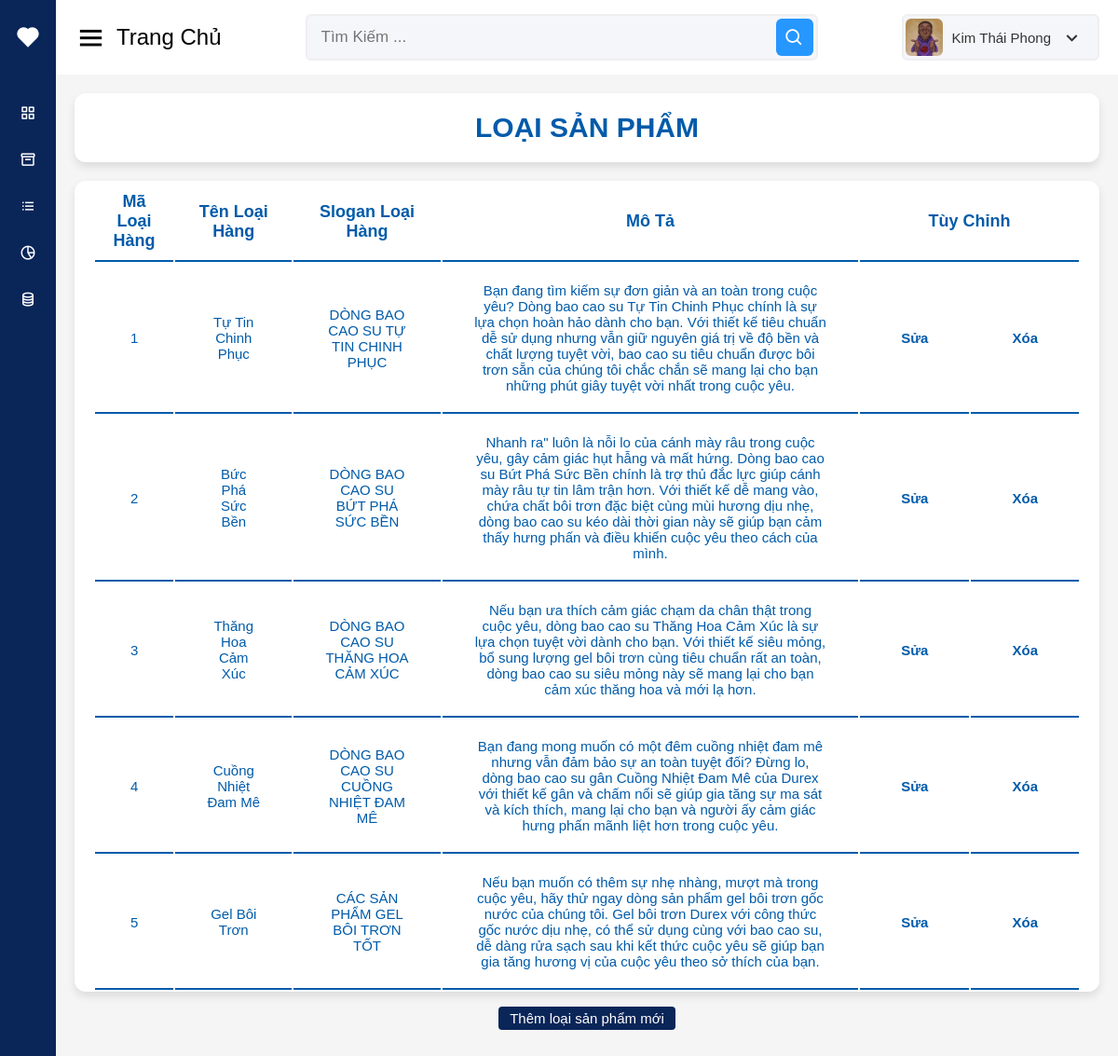
The app's page /Nhanvien/category.php with its own data.
### tables this page shows
CREATE TABLE `nhanvien` (
  `msnv` int(11) NOT NULL,
  `hotennv` varchar(100) DEFAULT NULL,
  `chucvu` varchar(100) DEFAULT NULL,
  `diachi` varchar(100) DEFAULT NULL,
  `sodienthoai` int(11) DEFAULT NULL
);

CREATE TABLE `loaihanghoa` (
  `maloaihang` int(11) NOT NULL,
  `tenloaihang` varchar(100) DEFAULT NULL,
  `sloganloaihang` varchar(100) DEFAULT NULL,
  `motaloaihang` varchar(1000) DEFAULT NULL
);

### db/dbconnection.php (called while the page is built, shortened)
<?php
function executeResult($sql) {
    $conn = mysqli_connect(HOST, USERNAME, PASSWORD, DATABASE);
    $result = mysqli_query($conn, $sql);
    $data = [];
    while($row = mysqli_fetch_array($result, 1)) {
        $data[] = $row;
    }
    return $data;
}
function executeSingleResult($sql) {
    $conn = mysqli_connect(HOST, USERNAME, PASSWORD, DATABASE);
    $result = mysqli_query($conn, $sql);
    $row    = mysqli_fetch_array($result, 1);
    return $row;
}

### Nhanvien/category.php (the view, shortened to what this page needs)
<?php
require_once('../db/dbconnection.php');
?>
<!DOCTYPE html>
<html lang="en">
<head>
    <link rel="stylesheet" href="admin.css">
    <link href='https://unpkg.com/boxicons@2.0.9/css/boxicons.min.css' rel='stylesheet'>
</head>
<body>
    <div class="sidebar">
        <div class="logo-details">
            <i class='bx bxs-heart'></i>
            <span class="logo_name">Durex</span>
        </div>
        <ul class="nav-links">
            <li>
                <a href="index.php">
                    <i class="bx bx-grid-alt"></i>
                    <span class="link_name">Trang Chủ</span>
                </a>
            </li>
            <li>
                <a href="product.php">
                    <i class="bx bx-box"></i>
                    <span class="link_name">Sản Phẩm</span>
                </a>
            </li>
            <li>
                <a href="category.php">
                    <i class="bx bx-list-ul"></i>
                    <span class="link_name">Loại Sản Phẩm</span>
                </a>
            </li>
            <li>
                <a href="khachhang.php">
                    <i class="bx bx-pie-chart-alt-2"></i>
                    <span class="link_name">Khách Hàng</span>
                </a>
            </li>
            <li>
                <a href="donhang.php">
                    <i class="bx bx-coin-stack"></i>
                    <span class="link_name">Đơn Hàng</span>
                </a>
            </li>
        </ul>
    </div>
    <section class="home-section">
        <nav>
            <div class="sidebar-button">
                <i class="bx bx-menu sidebarBtn"></i>
                <span class="dashboard">Trang Chủ</span>
            </div>
            <div class="search-box">
                <input type="text" placeholder="Tìm Kiếm ...">
                <i class='bx bx-search'></i>
            </div>
            <div class="profile-details">
                <img src="images/anhdaden.jpg" alt="">
                <?php
                    $sql = 'select hotennv from nhanvien where msnv = -1';
                    $result = executeSingleResult($sql);
                    echo '<span class="admin_name">'.$result['hotennv'].'</span>';
                ?>
                <i class="bx bx-chevron-down"></i>
            </div>
        </nav>
        <div class="category">
            <div class="category-content">
                <h1>Loại Sản Phẩm</h1>
                <table>
                    <tr>
                        <th>Mã Loại Hàng</th>
                        <th>Tên Loại Hàng</th>
                        <th>Slogan Loại Hàng</th>
                        <th>Mô Tả</th>
                        <th colspan="2">Tùy Chỉnh</th>
                    </tr>
                    <?php
                        $sql = 'select * from loaihanghoa';
                        $result = executeResult($sql);
                        foreach ($result as $row) {
                            echo '
                                <tr>
                                    <td>'.$row['maloaihang'].'</td>
                                    <td>'.$row['tenloaihang'].'</td>
                                    <td>'.$row['sloganloaihang'].'</td>
                                    <td>'.$row['motaloaihang'].'</td>
                                    <td onclick="edit('.($row['maloaihang']).')"><span>Sửa</span></td>
                                    <td onclick="xoa('.($row['maloaihang']).')"><span>Xóa</span></td>
                                </tr>';
                        }
                    ?>
                </table>
                <div class="button">
                    <a href="addcategory.php">Thêm loại sản phẩm mới</a>
                </div>
            </div>
    </section>
</body>
</html>

### Nhanvien/admin.css (style rules this page uses)
* { margin: 0; padding: 0; box-sizing: border-box; font-family: 'Josefin Sans', sans-serif;; }
body { min-height: 100vh; width: 100%; }
.sidebar { position: fixed; height: 100%; width: 240px; background-color: #0A2558; transition: all 0.5s ease; }
.sidebar .logo-details { height: 80px; width: 100%; display: flex; align-items: center; }
.sidebar .logo-details i { font-size: 28px; font-weight: 500; color: #fff; min-width: 60px; text-align: center; }
.sidebar .logo-details .logo_name { font-size: 24px; font-weight: 500; color: #fff; }
.sidebar .nav-links { margin-top: 16px; }
.sidebar .nav-links li { height: 50px; width: 100%; list-style: none; }
.sidebar .nav-links li a { height: 100%; width: 100%; display: flex; align-items: center; text-decoration: none; transition: all 0.4 ease; }
.sidebar .nav-links li a i { min-width: 60px; text-align: center; color: #fff; font-size: 18px; }
.sidebar .nav-links li a .link_name { color: #fff; font-size: 15px; font-weight: 400; white-space: nowrap; }
.home-section { background-color: #f5f5f5; position: relative; min-height: 100vh; width: calc(100% - 240px); left: 240px; transition: all 0.5s ease; }
.home-section nav { position: fixed; width: calc(100% - 240px); left: 240px; height: 80px; background-color: #fff; padding: 0 20px; display: flex; align-items: center; justify-content: space-between; transition: all 0.5s ease; z-index: 2; }
.home-section nav .sidebar-button { display: flex; align-items: center; font-size: 24px; font-weight: 500; }
.home-section nav .sidebar-button i { font-size: 35px; margin-right: 10px; }
.home-section nav .search-box { height: 50px; width: 550px; margin: 0 20px; position: relative; }
nav .search-box input { position: absolute; height: 100%; width: 100%; border-radius: 6px; padding: 0 15px; font-size: 17px; outline: none; background: #F5F6FA; border: 2px solid #EFEEF1; }
nav .search-box .bx-search { position: absolute; right: 5px; top: 50%; transform: translateY(-50%); height: 40px; width: 40px; background: #2697FF; border-radius: 6px; color: #fff; font-size: 22px; line-height: 40px; text-align: center; }
.home-section nav .profile-details { display: flex; align-items: center; height: 50px; min-width: 190px; background: #F5F6FA; border: 2px solid #EFEEF1; border-radius: 6px; padding: 0 15px 0 2px; cursor: pointer; }
nav .profile-details img { height: 40px; width: 40px; object-fit: cover; border-radius: 6px; }
nav .profile-details .admin_name { font-size: 15px; font-weight: 500; color: #333; margin: 0 10px; white-space: nowrap; }
nav .profile-details i { color: #333; font-size: 25px; }
@media (max-width: 1216px) { .sidebar { width: 60px; } }
@media (max-width: 1216px) { .home-section { width: calc(100% - 60px); left: 60px; } }
@media (max-width: 1216px) { .home-section nav { width: calc(100% - 60px); left: 60px; } }
.category-content { padding: 80px 20px; }
.category-content > h1 { padding: 20px; margin: 20px 0; font-size: 30px; color: #005baa; border-collapse: collapse; text-align: center; background: #fff; box-shadow: 0 5px 10px rgba(0, 0 ,0 ,0.1); border-radius: 12px; text-transform: uppercase; }
.category .category-content table { padding: 0 20px; width: 100%; text-align: center; background: #fff; box-shadow: 0 5px 10px rgba(0, 0 ,0 ,0.1); border-radius: 12px; }
.category .category-content tr { width: 500px; }
.category .category-content table th { padding: 10px; font-size: 18px; color: #005baa; border-collapse: collapse; border-bottom: 2px solid #005baa; }
.category .category-content table td { font-size: 15px; color: #005baa; margin: 0px 0px 0px 0px; padding: 20px 34px; border-bottom: 2px solid #005baa; }
.category .category-content table td span { font-size: 15px; font-weight: bold; cursor: pointer; border-radius: 12px; padding: 10px; text-align: center; justify-content: center; transition: all 0.5s ease; }
.category-content .button { width: 100%; text-align: center; padding: 20px 0; }
.category-content .button a { font-size: 15px; font-weight: 400; color: #fff; background: #0A2558; padding: 4px 12px; text-decoration: none; border-radius: 4px; transition: all 0.5s ease; }

### records on screen
nhanvien: hotennv "Kim Thái Phong"
loaihanghoa: maloaihang "1", tenloaihang "Tự Tin Chinh Phục", sloganloaihang "DÒNG BAO CAO SU TỰ TIN CHINH PHỤC", motaloaihang "Bạn đang tìm kiếm sự đơn giản và an toàn trong cuộc yêu? Dòng bao cao su Tự Tin Chinh Phục chính là sự lựa chọn hoàn hảo dành cho bạn. Với thiết kế tiêu chuẩn dễ sử dụng nhưng vẫn giữ nguyên giá trị về độ bền và chất lượng tuyệt vời, bao cao su tiêu chuẩn được bôi trơn sẵn của chúng tôi chắc chắn sẽ mang lại cho bạn những phút giây tuyệt vời nhất trong cuộc yêu."
loaihanghoa: maloaihang "2", tenloaihang "Bức Phá Sức Bền", sloganloaihang "DÒNG BAO CAO SU BỨT PHÁ SỨC BỀN", motaloaihang "Nhanh ra\" luôn là nỗi lo của cánh mày râu trong cuộc yêu, gây cảm giác hụt hẫng và mất hứng. Dòng bao cao su Bứt Phá Sức Bền chính là trợ thủ đắc lực giúp cánh mày râu tự tin lâm trận hơn. Với thiết kế dễ mang vào, chứa chất bôi trơn đặc biệt cùng mùi hương dịu nhẹ, dòng bao cao su kéo dài thời gian này sẽ giúp bạn cảm thấy hưng phấn và điều khiển cuộc yêu theo cách của mình."
loaihanghoa: maloaihang "3", tenloaihang "Thăng Hoa Cảm Xúc", sloganloaihang "DÒNG BAO CAO SU THĂNG HOA CẢM XÚC", motaloaihang "Nếu bạn ưa thích cảm giác chạm da chân thật trong cuộc yêu, dòng bao cao su Thăng Hoa Cảm Xúc là sự lựa chọn tuyệt vời dành cho bạn. Với thiết kế siêu mỏng, bổ sung lượng gel bôi trơn cùng tiêu chuẩn rất an toàn, dòng bao cao su siêu mỏng này sẽ mang lại cho bạn cảm xúc thăng hoa và mới lạ hơn."
loaihanghoa: maloaihang "4", tenloaihang "Cuồng Nhiệt Đam Mê", sloganloaihang "DÒNG BAO CAO SU CUỒNG NHIỆT ĐAM MÊ", motaloaihang "Bạn đang mong muốn có một đêm cuồng nhiệt đam mê nhưng vẫn đảm bảo sự an toàn tuyệt đối? Đừng lo, dòng bao cao su gân Cuồng Nhiệt Đam Mê của Durex với thiết kế gân và chấm nổi sẽ giúp gia tăng sự ma sát và kích thích, mang lại cho bạn và người ấy cảm giác hưng phấn mãnh liệt hơn trong cuộc yêu."
loaihanghoa: maloaihang "5", tenloaihang "Gel Bôi Trơn", sloganloaihang "CÁC SẢN PHẨM GEL BÔI TRƠN TỐT", motaloaihang "Nếu bạn muốn có thêm sự nhẹ nhàng, mượt mà trong cuộc yêu, hãy thử ngay dòng sản phẩm gel bôi trơn gốc nước của chúng tôi. Gel bôi trơn Durex với công thức gốc nước dịu nhẹ, có thể sử dụng cùng với bao cao su, dễ dàng rửa sạch sau khi kết thức cuộc yêu sẽ giúp bạn gia tăng hương vị của cuộc yêu theo sở thích của bạn."
